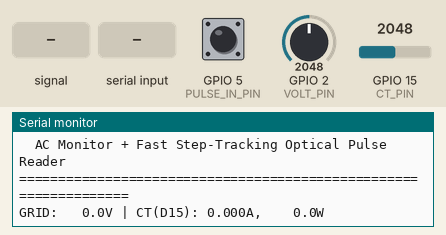
Bench run of a sketch on a simulated ESP32. Shown: the last lines printed to the serial monitor. Inputs (shaded band) come from the test bench; at power-on: GPIO 15 (CT_PIN) = 2048, GPIO 5 (PULSE_IN_PIN) HIGH, GPIO 2 (VOLT_PIN) = 2048 (analog values on the 0–4095 scale).

Above: at 2.7 s.
2.8 s: GPIO 2 (VOLT_PIN) fed a 200 Hz sine of ±327 counts around its level
At 5.4 s:
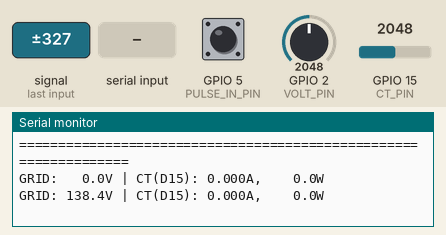
7.4 s: GPIO 15 (CT_PIN) set to 1228
At 8.9 s:
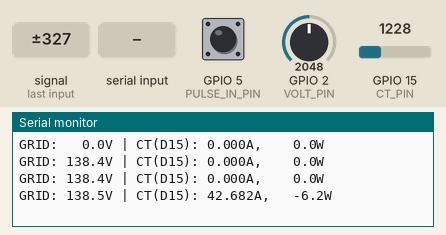
9.2 s: "R" received over Serial
At 11.1 s:
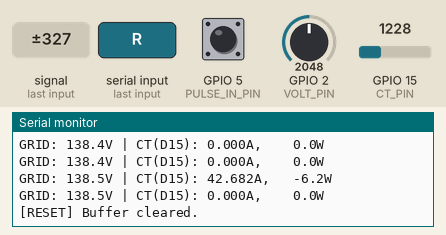
11.9 s: GPIO 5 (PULSE_IN_PIN) pulsed LOW 2 times (0.12 s each, 0.3 s apart)
At 14.1 s:
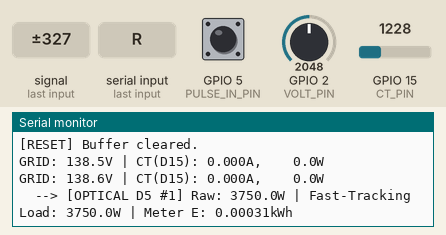
18.1 s: GPIO 5 (PULSE_IN_PIN) pulled LOW for 0.15 s
At 19.3 s:
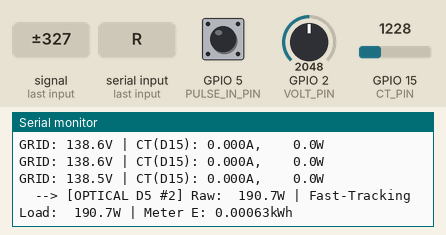
23.8 s: GPIO 15 (CT_PIN) set to 0
At 24.5 s:
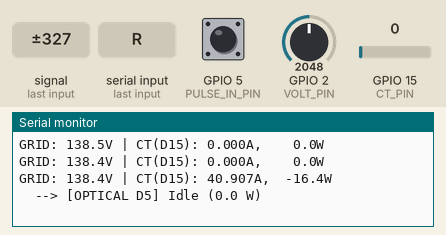
Timing chart, 0 to 26.3 s (numbered marks = the images above; inputs shaded):
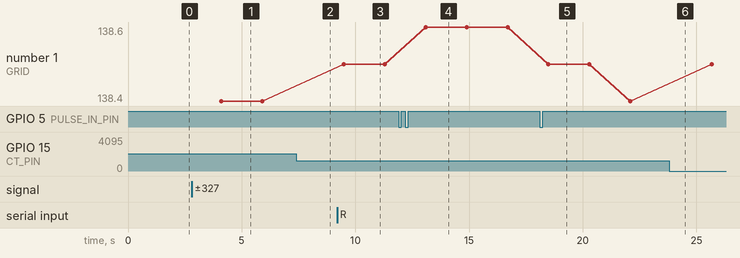

The sketch:

mp_backup.ino
```cpp
#include <Arduino.h>

// ====================================================================
// PIN CONFIGURATION
// ====================================================================
const int VOLT_PIN     = 2;  // D2  (GPIO 2  / ADC2_CH2) - ZMPT101B Voltage Sensor
const int CT_PIN       = 15; // D15 (GPIO 15 / ADC2_CH3) - SCT-013 Current Sensor
const int PULSE_IN_PIN = 5;  // D5  (GPIO 5)             - Optical Pulse (Active-LOW)

// ====================================================================
// CALIBRATION PARAMETERS
// ====================================================================
float VOLTAGE_CAL = 781.33;
float CT_CAL      = 133.33;

const float SUPPLY_VOLTAGE = 3.3;
const float ADC_RESOLUTION = 4095.0;
const double METER_CONSTANT = 3200.0; // imp/kWh[cite: 1, 5]

const float NOISE_GATE_VOLTAGE = 15.0;
const float NOISE_GATE_CURRENT = 0.05;

const int SAMPLES = 800;
int rawVBuffer[SAMPLES];
int rawIBuffer[SAMPLES];

double energyTotal_kWh = 0.0;
unsigned long lastComputeTime = 0;

// ====================================================================
// OPTICAL BUFFER WITH STEP-CHANGE & TIMEOUT ENGINE
// ====================================================================
const int AVG_WINDOW_SIZE = 50;
double intervalBuffer[AVG_WINDOW_SIZE];
int bufferIndex = 0;
int bufferCount = 0;
double bufferRunningSumSec = 0.0;

double stableReportedWatts = 0.0;
unsigned long lastPulseArrivedMs = 0;

// ISR state
volatile unsigned long isrLastEdgeUs = 0;
volatile unsigned long isrIntervalUs = 0;
volatile unsigned long isrPulseCount = 0;
volatile bool newValidPulse          = false;

void IRAM_ATTR onPulseFall() {
  if (digitalRead(PULSE_IN_PIN) == LOW) {
    unsigned long nowUs = micros();

    // Lockout mask rejects re-trigger bounce[cite: 1]
    if (nowUs - isrLastEdgeUs > 35000) {
      if (isrLastEdgeUs > 0) {
        isrIntervalUs = nowUs - isrLastEdgeUs;
        isrPulseCount++;
        newValidPulse = true;
      }
      isrLastEdgeUs = nowUs;
    }
  }
}

void flushBufferWith(double seedIntervalSec) {
  for (int i = 0; i < AVG_WINDOW_SIZE; i++) {
    intervalBuffer[i] = seedIntervalSec;
  }
  bufferIndex = 0;
  bufferCount = AVG_WINDOW_SIZE;
  bufferRunningSumSec = seedIntervalSec * AVG_WINDOW_SIZE;
}

void resetOpticalState() {
  noInterrupts();
  isrLastEdgeUs = 0;
  isrIntervalUs = 0;
  isrPulseCount = 0;
  newValidPulse = false;
  interrupts();

  for (int i = 0; i < AVG_WINDOW_SIZE; i++) intervalBuffer[i] = 0.0;
  bufferIndex = 0;
  bufferCount = 0;
  bufferRunningSumSec = 0.0;
  stableReportedWatts = 0.0;
  lastPulseArrivedMs = 0;
}

void setup() {
  Serial.begin(115200);
  delay(1500);

  analogReadResolution(12);
  analogSetPinAttenuation(VOLT_PIN, ADC_11db);
  analogSetPinAttenuation(CT_PIN, ADC_11db);

  pinMode(PULSE_IN_PIN, INPUT_PULLUP);
  attachInterrupt(digitalPinToInterrupt(PULSE_IN_PIN), onPulseFall, FALLING); //[cite: 1]
  resetOpticalState();

  Serial.println("\n=================================================================");
  Serial.println("  AC Monitor + Fast Step-Tracking Optical Pulse Reader          ");
  Serial.println("=================================================================\n");
  lastComputeTime = millis();
}

void loop() {
  // -------------------------------------------------------------
  // 1. SERIAL COMMAND RESET
  // -------------------------------------------------------------
  if (Serial.available() > 0) {
    char cmd = Serial.read();
    if (cmd == 'R' || cmd == 'r') {
      while (Serial.available() > 0) Serial.read();
      resetOpticalState();
      Serial.println("\n[RESET] Buffer cleared.\n");
    }
  }

  // -------------------------------------------------------------
  // 2. SYNCHRONOUS WAVEFORM CAPTURE (ADC)
  // -------------------------------------------------------------
  long sumVRaw = 0, sumIRaw = 0;
  for (int i = 0; i < SAMPLES; i++) {
    int accV = 0, accI = 0;
    for (int k = 0; k < 4; k++) {
      accV += analogRead(VOLT_PIN);
      accI += analogRead(CT_PIN);
    }
    rawVBuffer[i] = accV >> 2;
    rawIBuffer[i] = accI >> 2;
    sumVRaw += rawVBuffer[i];
    sumIRaw += rawIBuffer[i];
    delayMicroseconds(100);
  }

  float midVoltageDC = ((float)sumVRaw / SAMPLES / ADC_RESOLUTION) * SUPPLY_VOLTAGE;
  float midCurrentDC = ((float)sumIRaw / SAMPLES / ADC_RESOLUTION) * SUPPLY_VOLTAGE;

  double sumSquaredV = 0.0, sumSquaredI = 0.0, sumInstPower = 0.0;
  for (int i = 0; i < SAMPLES; i++) {
    float vInst = ((rawVBuffer[i] / ADC_RESOLUTION) * SUPPLY_VOLTAGE - midVoltageDC) * VOLTAGE_CAL;
    float iInst = ((rawIBuffer[i] / ADC_RESOLUTION) * SUPPLY_VOLTAGE - midCurrentDC) * CT_CAL;
    sumSquaredV  += (vInst * vInst);
    sumSquaredI  += (iInst * iInst);
    sumInstPower += (vInst * iInst);
  }

  float vRMS = sqrt(sumSquaredV / SAMPLES);
  float iRMS = sqrt(sumSquaredI / SAMPLES);
  float realPower = sumInstPower / SAMPLES;

  if (vRMS < NOISE_GATE_VOLTAGE) vRMS = 0.0;
  if (iRMS < NOISE_GATE_CURRENT) { iRMS = 0.0; realPower = 0.0; }

  unsigned long now = millis();
  double dt_hours = (now - lastComputeTime) / 3600000.0;
  lastComputeTime = now;
  energyTotal_kWh += (realPower * dt_hours) / 1000.0;

  // -------------------------------------------------------------
  // 3. OPTICAL PROCESSING WITH INSTANT STEP RECOVERY
  // -------------------------------------------------------------
  bool pulseProcessed = false;
  unsigned long currentPulseCount = 0;
  double rawInstantWatts = 0.0;
  double smoothedWatts = 0.0;
  double certifiedEnergyKWh = 0.0;

  if (newValidPulse) {
    noInterrupts();
    newValidPulse = false;
    unsigned long intervalUs = isrIntervalUs;
    currentPulseCount = isrPulseCount;
    interrupts();

    lastPulseArrivedMs = millis();
    double instantSec = (double)intervalUs / 1000000.0;

    if (instantSec > 0.0) {
      rawInstantWatts = (3600.0 * 1000.0) / (METER_CONSTANT * instantSec); //[cite: 5]
      certifiedEnergyKWh = (double)currentPulseCount / METER_CONSTANT; //[cite: 5]

      // STEP CHANGE DETECTION:
      // If the incoming raw reading deviates from the current buffer average by > 25%,
      // a deliberate load change occurred: flush the old history immediately[cite: 1, 2]
      if (bufferCount > 0) {
        double currentAvgWatts = (3600.0 * 1000.0) / (METER_CONSTANT * (bufferRunningSumSec / bufferCount));
        if (fabs(rawInstantWatts - currentAvgWatts) / currentAvgWatts > 0.25) {
          flushBufferWith(instantSec);
        }
      }

      // Standard circular buffer update
      if (bufferCount == AVG_WINDOW_SIZE) {
        bufferRunningSumSec -= intervalBuffer[bufferIndex];
      } else {
        bufferCount++;
      }

      intervalBuffer[bufferIndex] = instantSec;
      bufferRunningSumSec += instantSec;
      bufferIndex = (bufferIndex + 1) % AVG_WINDOW_SIZE;

      smoothedWatts = (3600.0 * 1000.0) / (METER_CONSTANT * (bufferRunningSumSec / bufferCount));
      stableReportedWatts = smoothedWatts;
      pulseProcessed = true;
    }
  }

  // -------------------------------------------------------------
  // 4. IDLE TIMEOUT WATCHDOG
  // -------------------------------------------------------------
  // If no pulse arrives for > 5 seconds (or twice the expected period), load has dropped
  if (lastPulseArrivedMs > 0 && (millis() - lastPulseArrivedMs > 5000)) {
    stableReportedWatts = 0.0;
    bufferCount = 0;
    bufferRunningSumSec = 0.0;
  }

  // -------------------------------------------------------------
  // 5. TELEMETRY OUTPUT
  // -------------------------------------------------------------
  Serial.printf("GRID: %5.1fV | CT(D15): %5.3fA, %6.1fW\n", vRMS, iRMS, realPower);

  if (pulseProcessed) {
    Serial.printf("  --> [OPTICAL D5 #%lu] Raw: %6.1fW | Fast-Tracking Load: %6.1fW | Meter E: %.5fkWh\n",
                  currentPulseCount, rawInstantWatts, stableReportedWatts, certifiedEnergyKWh);
  } else if (stableReportedWatts == 0.0 && lastPulseArrivedMs > 0) {
    Serial.println("  --> [OPTICAL D5] Idle (0.0 W)");
  }

  delay(1000);
}
```

Measured:
- after the input at 2.8 s, the serial monitor: prints a new line after 1.3 s (image 1)
- after the input at 7.4 s, the serial monitor: prints a new line after 0.30 s (image 2)
- after the input at 9.2 s, the serial monitor: prints a new line after 1.3 s (image 3)
- after the input at 11.9 s, the serial monitor: prints a new line after 1.2 s (image 4)
- after the input at 18.1 s, the serial monitor: prints a new line after 0.39 s (image 5)
- after the input at 23.8 s, the serial monitor: prints a new line after 0.09 s (image 6)
- plotted number 1: 138.6 → 138.4 after the input at 18.1 s, 138.4 → 138.5 after the input at 23.8 s
